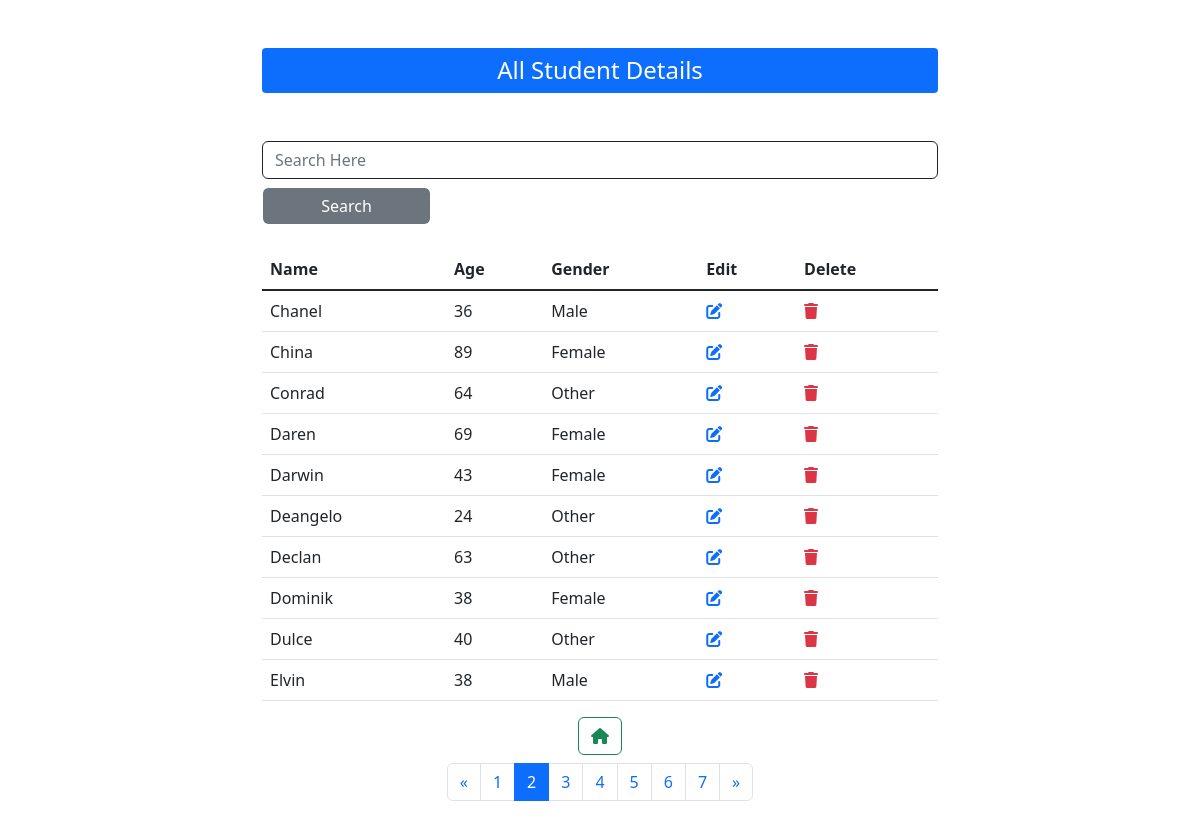
/allstduent/?page=2, run on the app's committed database.
### core/models.py (models this page shows)
class Student(models.Model):
    name = models.CharField(max_length=100)
    age = models.IntegerField()
    gender = models.CharField(choices=SELECT_GENDER,max_length=100)

### core/views.py (the view)
# urls.py: path('allstduent/', views.all_student, name="allstudent"),
def all_student(request):
    name = request.GET.get('byName')
    students = Student.objects.all()
    if name:
        students=students.filter(Q(name__icontains=name) | Q(gender=name))
    students = students.order_by("name")
    paginator = Paginator(students,per_page=10,orphans=2)
    page = request.GET.get('page',1)
    page_obj = paginator.get_page(page)
    page_range = paginator.get_elided_page_range(number=page)
    context = {
        'students': students,
        'page_obj':page_obj,
        "page_range":page_range
    }
    return render(request,"core/all_student.html",context)

### core/templates/core/all_student.html (shortened to what this page needs)
{% extends "core/base.html" %}
{% block content %}
<div class="student-details container">
    <h4 class="bg-primary text-center my-5 text-white py-2 rounded-1">All Student Details</h4>
    <form action="" method="get" >
        <div class="fom-control">
            <input type="text" name="byName" required class="form-control" placeholder ="Search Here" autocomplete="off">
            <input type="submit" value="Search" class="form-control w-25 bg-secondary text-white mt-2"  autocomplete="off">
        </div>
    </form>
    <table class="table mt-4">
        <thead>
            <tr>
                <th scope="col">Name</th>
                <th scope="col">Age</th>
                <th scope="col">Gender</th>
                <th scope="col">Edit</th>
                <th scope="col">Delete</th>
            </tr>
        </thead>
        <tbody class="table-group-divider">
        {% for student in page_obj %}
                <tr>
                    <td scope="row">{{ student.name }}</td>
                    <td scope="row">{{ student.age }}</td>
                    <td scope="row">{{ student.gender }}</td>
                     <td scope="row">
                        <a class="btn-sm" href="{% url 'edit' student.id %}">
                            <i class="fa-solid fa-edit"></i>
                        </a>
                    </td>
                    <td scope="row">
                        <a class="text-danger btn-sm" href="{% url 'delete' student.id %}">
                            <i class="fa-solid fa-trash"></i>
                        </a>
                    </td>
                </tr>
            {% endfor %}
        </tbody>
    </table>
    <div class="text-center mx-3">
        <a href="{% url "home" %}" class="btn btn-outline-success"><i class="fa fa-home" aria-hidden="true"></i></a>
    </div>
    <ul class="pagination justify-content-center flex-wrap mt-2 mb-4">
        {% if page_obj.has_previous %}
            <li class="page-item"><a class="page-link" href="?page={{ page_obj.previous_page_number }}">&laquo;</a></li>
        {% else %}
            <li class="disabled page-item"><span class="page-link">&laquo;</span></li>
        {% endif %}
        {% for i in page_range|default_if_none:page_obj.paginator.get_elided_page_range %}
            {% if page_obj.number == i %}
                <li class="active page-item">
                    <span class="page-link">{{ i }} <span class="sr-only bg-black">(current)</span></span>
                </li>
            {% else %}
                {% if i == page_obj.paginator.ELLIPSIS %}
                    <li class="page-item"><span class="page-link">{{ i }}</span></li>
                {% else %}
                    <li class="page-item"><a class="page-link" href="?page={{ i }}">{{ i }}</a></li>
                {% endif %}
            {% endif %}
        {% endfor %}
        {% if page_obj.has_next %}
            <li class="page-item"><a class="page-link" href="?page={{ page_obj.next_page_number }}">&raquo;</a></li>
        {% else %}
            <li class="disabled page-item"><span class="page-link">&raquo;</span></li>
        {% endif %}
    </ul>
</div>
{% endblock content %}

### core/static/core/style.css (style rules this page uses)
.container { width: clamp(500px, 80%, 700px); ; }
a { transition: 300ms; }
input { box-shadow: none !important; outline: none !important; border:1px solid !important; transition: all 200ms; }

### data on the page
Student: name "Chanel", age "36", gender "Male"
Student: name "China", age "89", gender "Female"
Student: name "Conrad", age "64", gender "Other"
Student: name "Daren", age "69", gender "Female"
Student: name "Darwin", age "43", gender "Female"
Student: name "Deangelo", age "24", gender "Other"
Student: name "Declan", age "63", gender "Other"
Student: name "Dominik", age "38", gender "Female"
Student: name "Dulce", age "40", gender "Other"
Student: name "Elvin", age "38", gender "Male"

### other printed values
{{ i }} "1" "3" "4" "5" "6" "7"
{{ i }} "2"
